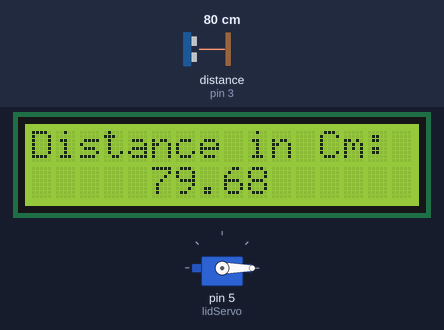
Recording of a sketch running on a simulated Arduino Uno, built with avr-gcc and run on an emulated ATmega328P. Shown: 16×2 character LCD, servo. Wiring (inferred from the names in the program): ultrasonic range finder: trigger pin 4; echo pin 3. Inputs (shaded band) come from the test bench; at power-on: distance to the obstacle (sensor on pin 3) 80 cm. The echo pulse lasts 58.3 µs per cm; what the sketch prints to the serial monitor is not drawn.

Above: at 1.2 s.
1.3 s: distance to the obstacle (sensor on pin 3) set to 2 cm
At 3.9 s:
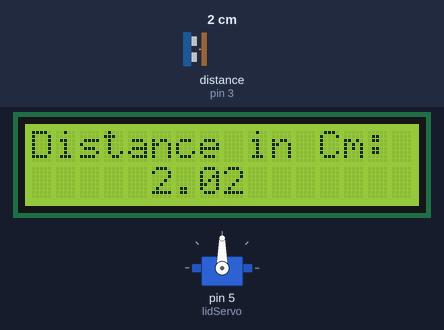
4.5 s: distance to the obstacle (sensor on pin 3) set to 9 cm
At 6.2 s:
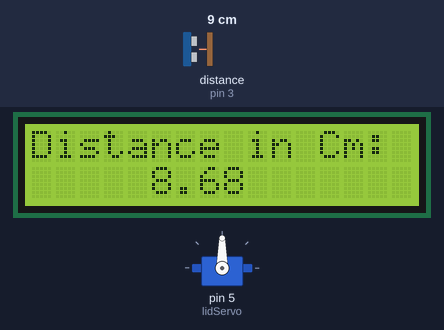
6.6 s: distance to the obstacle (sensor on pin 3) set to 12 cm
At 10.3 s:
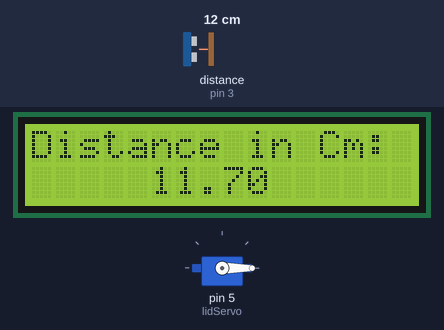
Timing chart, 0 to 11.8 s (numbered marks = the images above; inputs shaded):
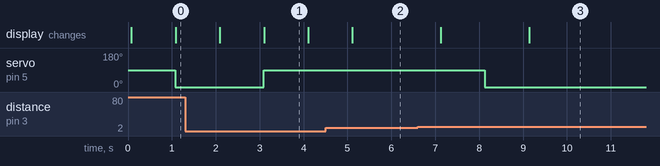

The sketch:

ultraheli_lcs_servo.ino
```cpp
#include <LiquidCrystal.h>
#include <Servo.h>

#define echo 3
#define trig 4

float  duration, distance; //the time it takes for a pulse to return, the one-way distance traveled by the pulse.

LiquidCrystal lcd(13, 12, 11, 10, 9, 8);
Servo lidServo;


void setup(){
    pinMode(trig, OUTPUT);
    pinMode(echo, INPUT);
    Serial.begin(9600);
    lcd.begin(16, 2);
    lidServo.attach(5);
}

//calculate the one-way distance traveled when the distance to the object is less than 10 cm, the servo turns and opens the trash can lid.
void loop(){
    time_measurement();
    distance = duration * (0.0343) / 2;
    display_distance();
    if (distance < 10){
        open_lid();
    }else{
        close_lid();
    }
}

//function to measure the time it takes for a pulse to return.
void time_measurement(){
    digitalWrite(trig, LOW);
    delayMicroseconds(2);

    digitalWrite(trig, HIGH);
    delayMicroseconds(10);
    digitalWrite(trig, LOW);

    duration = pulseIn(echo, HIGH);
}

//function for displaying distance on an LCD/Serial Monitor.
void display_distance(){
    lcd.clear();
    lcd.setCursor(0, 0);
    Serial.print("Distance in Cm: ");
    Serial.print(distance);
    Serial.println();
    lcd.print("Distance in Cm: ");
    lcd.setCursor(5, 1);
    lcd.print(distance);
    delay(1000);
}

//rotate the servo to open the lid, adjust the angle as needed to fully open the lid
void open_lid(){
    lidServo.write(90);
}

//rotate the servo to close the lid, adjust the angle as needed to fully close the lid
void close_lid(){
    lidServo.write(0);
}
```

Measured:
- the behaviour switches between 10 and 11 cm on distance to the obstacle (sensor on pin 3) (found by bisection; images 2 and 3)
- after the input at 1.3 s, servo on pin 5 (lidServo): 0° → 90° after 1.8 s; the display: first changes after 0.79 s (image 1 shows a later state)
- after the input at 4.5 s, the display: changes after 0.61 s (image 2)
- after the input at 6.6 s, servo on pin 5 (lidServo): 90° → 0° after 1.5 s; the display: first changes after 0.53 s (image 3 shows a later state)
- what the display in image 1 shows lasts 1.0 s, from 3.1 s to 4.1 s
